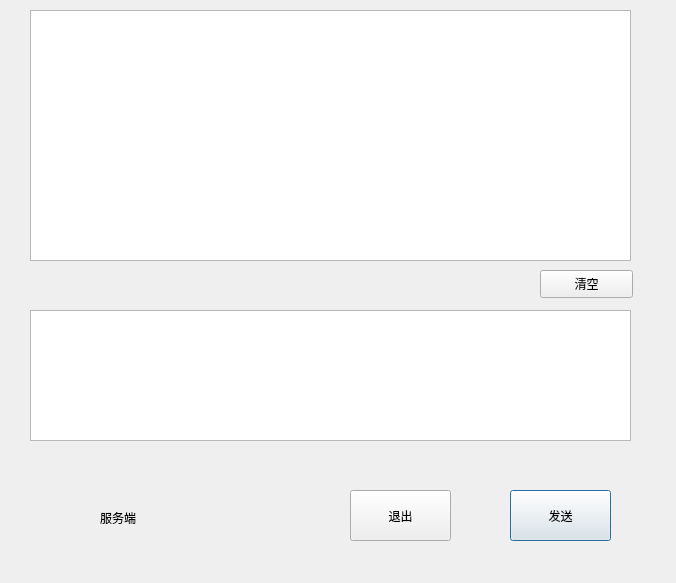
<?xml version="1.0" encoding="UTF-8"?>
<ui version="4.0">
 <class>Send</class>
 <widget class="QDialog" name="Send">
  <property name="geometry">
   <rect>
    <x>0</x>
    <y>0</y>
    <width>676</width>
    <height>583</height>
   </rect>
  </property>
  <property name="windowTitle">
   <string>Dialog</string>
  </property>
  <widget class="QPushButton" name="sendpushButton">
   <property name="geometry">
    <rect>
     <x>510</x>
     <y>490</y>
     <width>101</width>
     <height>51</height>
    </rect>
   </property>
   <property name="text">
    <string>发送</string>
   </property>
  </widget>
  <widget class="QTextEdit" name="messageTextEdit">
   <property name="geometry">
    <rect>
     <x>30</x>
     <y>310</y>
     <width>601</width>
     <height>131</height>
    </rect>
   </property>
  </widget>
  <widget class="QTextBrowser" name="messageBrowser">
   <property name="geometry">
    <rect>
     <x>30</x>
     <y>10</y>
     <width>601</width>
     <height>251</height>
    </rect>
   </property>
  </widget>
  <widget class="QPushButton" name="exitpushButton">
   <property name="geometry">
    <rect>
     <x>350</x>
     <y>490</y>
     <width>101</width>
     <height>51</height>
    </rect>
   </property>
   <property name="text">
    <string>退出</string>
   </property>
  </widget>
  <widget class="QLabel" name="label">
   <property name="geometry">
    <rect>
     <x>100</x>
     <y>510</y>
     <width>72</width>
     <height>15</height>
    </rect>
   </property>
   <property name="text">
    <string>服务端</string>
   </property>
  </widget>
  <widget class="QPushButton" name="pushButton">
   <property name="geometry">
    <rect>
     <x>540</x>
     <y>270</y>
     <width>93</width>
     <height>28</height>
    </rect>
   </property>
   <property name="text">
    <string>清空</string>
   </property>
  </widget>
 </widget>
 <resources/>
 <connections/>
</ui>
